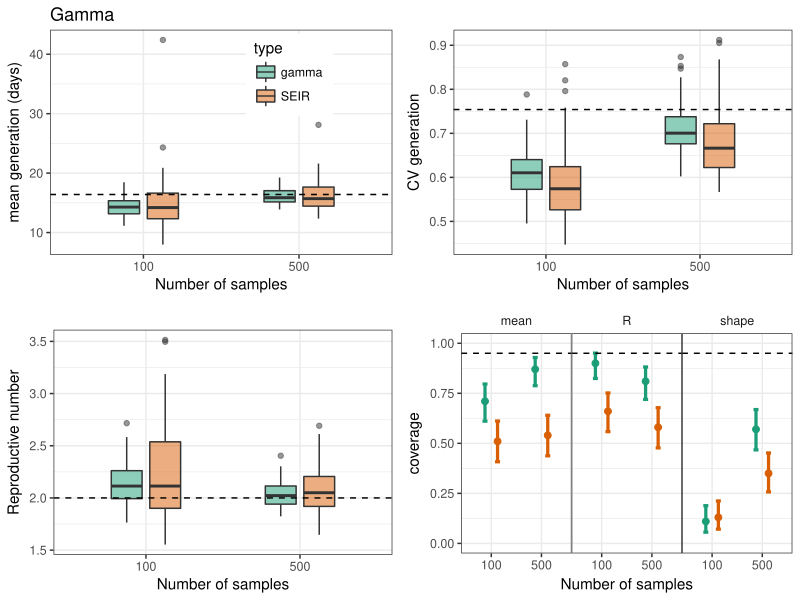

Source code (R):
library(dplyr)
library(ggplot2); theme_set(theme_bw())
library(gridExtra)
source("ebola_param.R")

scale_colour_discrete <- function(...,palette="Dark2") scale_colour_brewer(...,palette=palette)
scale_fill_discrete <- function(...,palette="Dark2") scale_fill_brewer(...,palette=palette)

mlelist <- vector('list', 2)

load("poisson_boot.rda")

mlelist[[1]] <- rlist %>%
    lapply(bind_rows, .id="sim") %>%
    bind_rows(.id="nsample") %>%
    mutate(nsample=factor(nsample, labels=c(100, 500)))

load("seir_boot.rda")

mlelist[[2]] <- rlist %>%
    lapply(bind_rows, .id="sim") %>%
    bind_rows(.id="nsample") %>%
    mutate(nsample=factor(nsample, labels=c(100, 500)))

df <- mlelist %>%
    bind_rows(.id="type") %>%
    mutate(type=factor(type, labels=c("gamma", "SEIR")))

g1 <- ggplot(df %>% filter(param=="mean")) +
    geom_boxplot(aes(nsample, estimate, fill=type), width=0.4, alpha=0.5, position=position_dodge(0.5)) +
    geom_hline(yintercept=true.mean, lty=2) +
    ylab("mean generation (days)") +
    xlab("Number of samples") +
    ggtitle("Gamma") +
    theme(
        legend.position=c(0.7, 0.8)
    )

g2 <- ggplot(df %>% filter(param=="shape")) +
    geom_boxplot(aes(nsample, 1/sqrt(estimate), fill=type), width=0.4, alpha=0.5, position=position_dodge(0.5)) +
    geom_hline(yintercept=1/sqrt(true.shape), lty=2) +
    ylab("CV generation") +
    xlab("Number of samples") +
    ggtitle("") +
    theme(
        legend.position = "none"
    )

g3 <- ggplot(df %>% filter(param=="R")) +
    geom_boxplot(aes(nsample, estimate, fill=type), width=0.4, alpha=0.5, position=position_dodge(0.5)) +
    geom_hline(yintercept=true.R, lty=2) +
    ylab("Reproductive number") +
    xlab("Number of samples") +
    ggtitle("") +
    theme(
        legend.position = "none"
    )

coverdf <- df %>%
    group_by(param, type, nsample) %>%
    mutate(cover=ifelse(is.na(cover), FALSE, cover)) %>%
    summarize(coverage=mean(cover)) %>%
    group_by(param, type, nsample, coverage) %>%
    mutate(
        lwr=binom.test(100*coverage, 100)$conf.int[1],
        upr=binom.test(100*coverage, 100)$conf.int[2]
    )

g4 <- ggplot(coverdf) +
    geom_point(aes(nsample, coverage, col=type), position=position_dodge(0.5), size=2) +
    geom_errorbar(aes(nsample, col=type, ymin=lwr, ymax=upr), position=position_dodge(0.5), width=0.2, lwd=1.1) +
    geom_hline(yintercept=0.95, lty=2) +
    xlab("Number of samples") +
    scale_y_continuous(limits=c(0,1)) +
    facet_wrap(~param, nrow=1) +
    theme(
        strip.background = element_blank(),
        legend.position = "none",
        panel.spacing = grid::unit(0, "cm")
    )

gfinal <- arrangeGrob(
    g1, g2, g3, g4,
    nrow=2
)

ggsave("compare_boot.pdf", gfinal, width=8, height=6)
